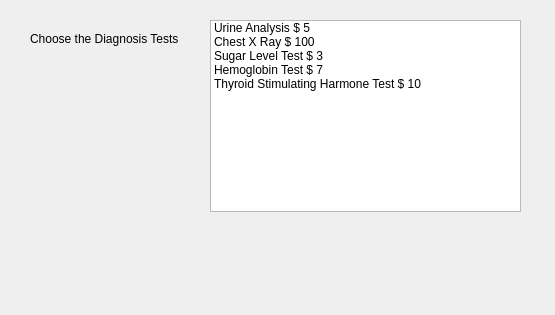
<?xml version="1.0" encoding="UTF-8"?>
<ui version="4.0">
 <class>Dialog</class>
 <widget class="QDialog" name="Dialog">
  <property name="geometry">
   <rect>
    <x>0</x>
    <y>0</y>
    <width>555</width>
    <height>315</height>
   </rect>
  </property>
  <property name="windowTitle">
   <string>Dialog</string>
  </property>
  <widget class="QLabel" name="label">
   <property name="geometry">
    <rect>
     <x>30</x>
     <y>30</y>
     <width>171</width>
     <height>18</height>
    </rect>
   </property>
   <property name="text">
    <string>Choose the Diagnosis Tests</string>
   </property>
  </widget>
  <widget class="QListWidget" name="listWidgetDiagnosis">
   <property name="geometry">
    <rect>
     <x>210</x>
     <y>20</y>
     <width>311</width>
     <height>192</height>
    </rect>
   </property>
   <item>
    <property name="text">
     <string>Urine Analysis $ 5</string>
    </property>
   </item>
   <item>
    <property name="text">
     <string>Chest X Ray $ 100</string>
    </property>
   </item>
   <item>
    <property name="text">
     <string>Sugar Level Test $ 3</string>
    </property>
   </item>
   <item>
    <property name="text">
     <string>Hemoglobin Test $ 7</string>
    </property>
   </item>
   <item>
    <property name="text">
     <string>Thyroid Stimulating Harmone Test $ 10</string>
    </property>
   </item>
  </widget>
  <widget class="QLabel" name="labelTest">
   <property name="geometry">
    <rect>
     <x>27</x>
     <y>260</y>
     <width>491</width>
     <height>20</height>
    </rect>
   </property>
   <property name="text">
    <string/>
   </property>
  </widget>
 </widget>
 <resources/>
 <connections/>
</ui>
